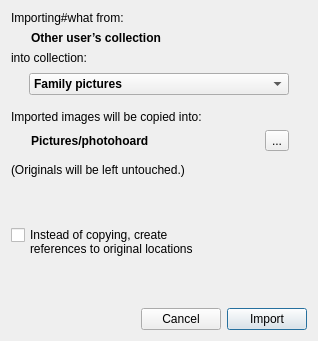
<?xml version="1.0" encoding="UTF-8"?>
<ui version="4.0">
 <class>ImportOtherUserDialog</class>
 <widget class="QDialog" name="ImportOtherUserDialog">
  <property name="geometry">
   <rect>
    <x>0</x>
    <y>0</y>
    <width>318</width>
    <height>341</height>
   </rect>
  </property>
  <property name="focusPolicy">
   <enum>Qt::TabFocus</enum>
  </property>
  <property name="windowTitle">
   <string>Import from other user</string>
  </property>
  <layout class="QVBoxLayout" name="verticalLayout">
   <item>
    <widget class="QLabel" name="what">
     <property name="text">
      <string>Importing#what from:</string>
     </property>
    </widget>
   </item>
   <item>
    <widget class="QLabel" name="source">
     <property name="font">
      <font>
       <weight>75</weight>
       <bold>true</bold>
      </font>
     </property>
     <property name="text">
      <string>Other user’s collection</string>
     </property>
     <property name="margin">
      <number>2</number>
     </property>
     <property name="indent">
      <number>20</number>
     </property>
    </widget>
   </item>
   <item>
    <widget class="QLabel" name="label_3">
     <property name="text">
      <string>into collection:</string>
     </property>
    </widget>
   </item>
   <item>
    <widget class="QWidget" name="widget_5" native="true">
     <layout class="QHBoxLayout" name="horizontalLayout_5">
      <property name="leftMargin">
       <number>18</number>
      </property>
      <property name="topMargin">
       <number>2</number>
      </property>
      <property name="rightMargin">
       <number>18</number>
      </property>
      <property name="bottomMargin">
       <number>9</number>
      </property>
      <item>
       <widget class="QComboBox" name="collection">
        <property name="font">
         <font>
          <weight>75</weight>
          <bold>true</bold>
         </font>
        </property>
        <property name="focusPolicy">
         <enum>Qt::WheelFocus</enum>
        </property>
        <item>
         <property name="text">
          <string>Family pictures</string>
         </property>
        </item>
       </widget>
      </item>
     </layout>
    </widget>
   </item>
   <item>
    <widget class="QWidget" name="widget_6" native="true">
     <layout class="QVBoxLayout" name="verticalLayout_3">
      <property name="leftMargin">
       <number>0</number>
      </property>
      <property name="topMargin">
       <number>0</number>
      </property>
      <property name="rightMargin">
       <number>18</number>
      </property>
      <property name="bottomMargin">
       <number>6</number>
      </property>
      <item>
       <widget class="QLabel" name="label_9">
        <property name="text">
         <string>&lt;html&gt;&lt;head/&gt;&lt;body&gt;&lt;p&gt;Imported images will be copied into:&lt;/p&gt;&lt;/body&gt;&lt;/html&gt;</string>
        </property>
       </widget>
      </item>
      <item>
       <widget class="QWidget" name="widget_7" native="true">
        <layout class="QHBoxLayout" name="horizontalLayout_4">
         <property name="margin">
          <number>0</number>
         </property>
         <item>
          <widget class="QLabel" name="destination">
           <property name="font">
            <font>
             <weight>75</weight>
             <bold>true</bold>
            </font>
           </property>
           <property name="text">
            <string>Pictures/photohoard</string>
           </property>
           <property name="margin">
            <number>2</number>
           </property>
           <property name="indent">
            <number>20</number>
           </property>
          </widget>
         </item>
         <item>
          <spacer name="horizontalSpacer_4">
           <property name="orientation">
            <enum>Qt::Horizontal</enum>
           </property>
           <property name="sizeHint" stdset="0">
            <size>
             <width>40</width>
             <height>20</height>
            </size>
           </property>
          </spacer>
         </item>
         <item>
          <widget class="QToolButton" name="toolButton_4">
           <property name="text">
            <string>...</string>
           </property>
          </widget>
         </item>
        </layout>
       </widget>
      </item>
     </layout>
    </widget>
   </item>
   <item>
    <widget class="QLabel" name="label_7">
     <property name="text">
      <string>(Originals will be left untouched.)</string>
     </property>
     <property name="wordWrap">
      <bool>true</bool>
     </property>
    </widget>
   </item>
   <item>
    <spacer name="verticalSpacer_2">
     <property name="orientation">
      <enum>Qt::Vertical</enum>
     </property>
     <property name="sizeHint" stdset="0">
      <size>
       <width>20</width>
       <height>40</height>
      </size>
     </property>
    </spacer>
   </item>
   <item>
    <widget class="QWidget" name="widget_2" native="true">
     <layout class="QHBoxLayout" name="horizontalLayout_2">
      <property name="leftMargin">
       <number>0</number>
      </property>
      <property name="topMargin">
       <number>0</number>
      </property>
      <property name="rightMargin">
       <number>18</number>
      </property>
      <property name="bottomMargin">
       <number>0</number>
      </property>
      <item>
       <widget class="QCheckBox" name="refer">
        <property name="mouseTracking">
         <bool>false</bool>
        </property>
        <property name="focusPolicy">
         <enum>Qt::TabFocus</enum>
        </property>
        <property name="text">
         <string>
Instead of copying, create
references to original locations</string>
        </property>
       </widget>
      </item>
     </layout>
    </widget>
   </item>
   <item>
    <widget class="QWidget" name="widget_3" native="true">
     <layout class="QHBoxLayout" name="horizontalLayout_3">
      <property name="margin">
       <number>0</number>
      </property>
     </layout>
    </widget>
   </item>
   <item>
    <spacer name="verticalSpacer">
     <property name="orientation">
      <enum>Qt::Vertical</enum>
     </property>
     <property name="sizeHint" stdset="0">
      <size>
       <width>20</width>
       <height>40</height>
      </size>
     </property>
    </spacer>
   </item>
   <item>
    <widget class="QWidget" name="widget" native="true">
     <layout class="QHBoxLayout" name="horizontalLayout">
      <property name="leftMargin">
       <number>0</number>
      </property>
      <property name="rightMargin">
       <number>0</number>
      </property>
      <property name="bottomMargin">
       <number>0</number>
      </property>
      <item>
       <spacer name="horizontalSpacer">
        <property name="orientation">
         <enum>Qt::Horizontal</enum>
        </property>
        <property name="sizeHint" stdset="0">
         <size>
          <width>40</width>
          <height>20</height>
         </size>
        </property>
       </spacer>
      </item>
      <item>
       <widget class="QPushButton" name="pushButton_2">
        <property name="text">
         <string>Cancel</string>
        </property>
       </widget>
      </item>
      <item>
       <widget class="QPushButton" name="pushButton">
        <property name="focusPolicy">
         <enum>Qt::TabFocus</enum>
        </property>
        <property name="text">
         <string>Import</string>
        </property>
        <property name="default">
         <bool>true</bool>
        </property>
       </widget>
      </item>
     </layout>
    </widget>
   </item>
  </layout>
 </widget>
 <tabstops>
  <tabstop>pushButton</tabstop>
  <tabstop>collection</tabstop>
  <tabstop>toolButton_4</tabstop>
  <tabstop>refer</tabstop>
  <tabstop>pushButton_2</tabstop>
 </tabstops>
 <resources/>
 <connections>
  <connection>
   <sender>pushButton_2</sender>
   <signal>clicked()</signal>
   <receiver>ImportOtherUserDialog</receiver>
   <slot>reject()</slot>
   <hints>
    <hint type="sourcelabel">
     <x>239</x>
     <y>395</y>
    </hint>
    <hint type="destinationlabel">
     <x>104</x>
     <y>418</y>
    </hint>
   </hints>
  </connection>
  <connection>
   <sender>pushButton</sender>
   <signal>clicked()</signal>
   <receiver>ImportOtherUserDialog</receiver>
   <slot>accept()</slot>
   <hints>
    <hint type="sourcelabel">
     <x>335</x>
     <y>393</y>
    </hint>
    <hint type="destinationlabel">
     <x>312</x>
     <y>419</y>
    </hint>
   </hints>
  </connection>
 </connections>
 <slots>
  <slot>changeDestination()</slot>
 </slots>
</ui>
